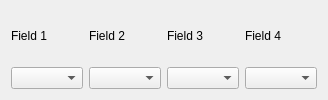
          <widget class="QWidget" name="tab_13">
           <attribute name="title">
            <string>Sankey diagram</string>
           </attribute>
           <layout class="QGridLayout" name="gridLayout_36">
            <item row="0" column="0">
             <widget class="QLabel" name="label_84">
              <property name="text">
               <string>Field 1</string>
              </property>
             </widget>
            </item>
            <item row="0" column="1">
             <widget class="QLabel" name="label_85">
              <property name="text">
               <string>Field 2</string>
              </property>
             </widget>
            </item>
            <item row="0" column="2">
             <widget class="QLabel" name="label_86">
              <property name="text">
               <string>Field 3</string>
              </property>
             </widget>
            </item>
            <item row="0" column="3">
             <widget class="QLabel" name="label_87">
              <property name="text">
               <string>Field 4</string>
              </property>
             </widget>
            </item>
            <item row="1" column="0">
             <widget class="QComboBox" name="comboBoxSankey1"/>
            </item>
            <item row="1" column="1">
             <widget class="QComboBox" name="comboBoxSankey2"/>
            </item>
            <item row="1" column="2">
             <widget class="QComboBox" name="comboBoxSankey3"/>
            </item>
            <item row="1" column="3">
             <widget class="QComboBox" name="comboBoxSankey4"/>
            </item>
           </layout>
          </widget>
